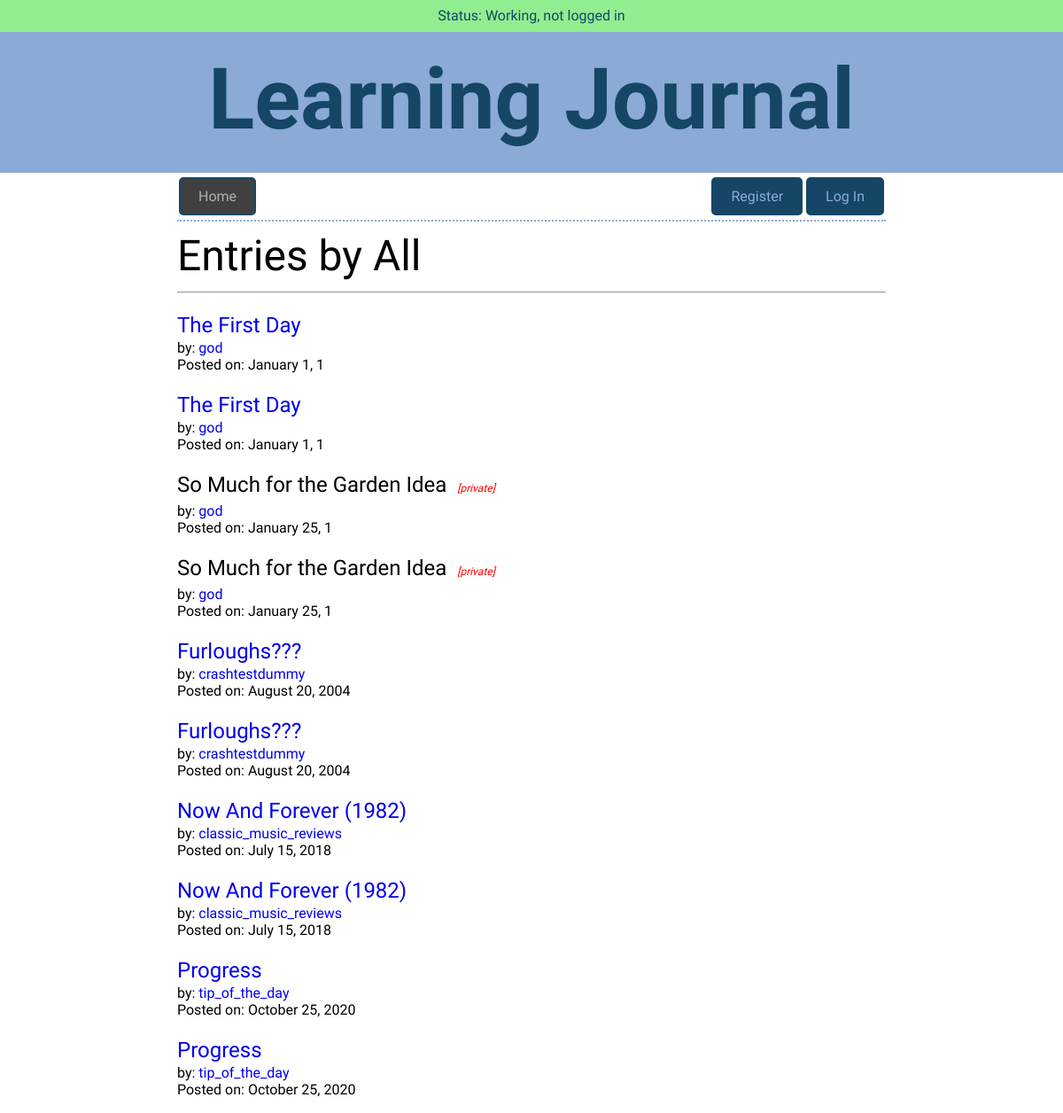
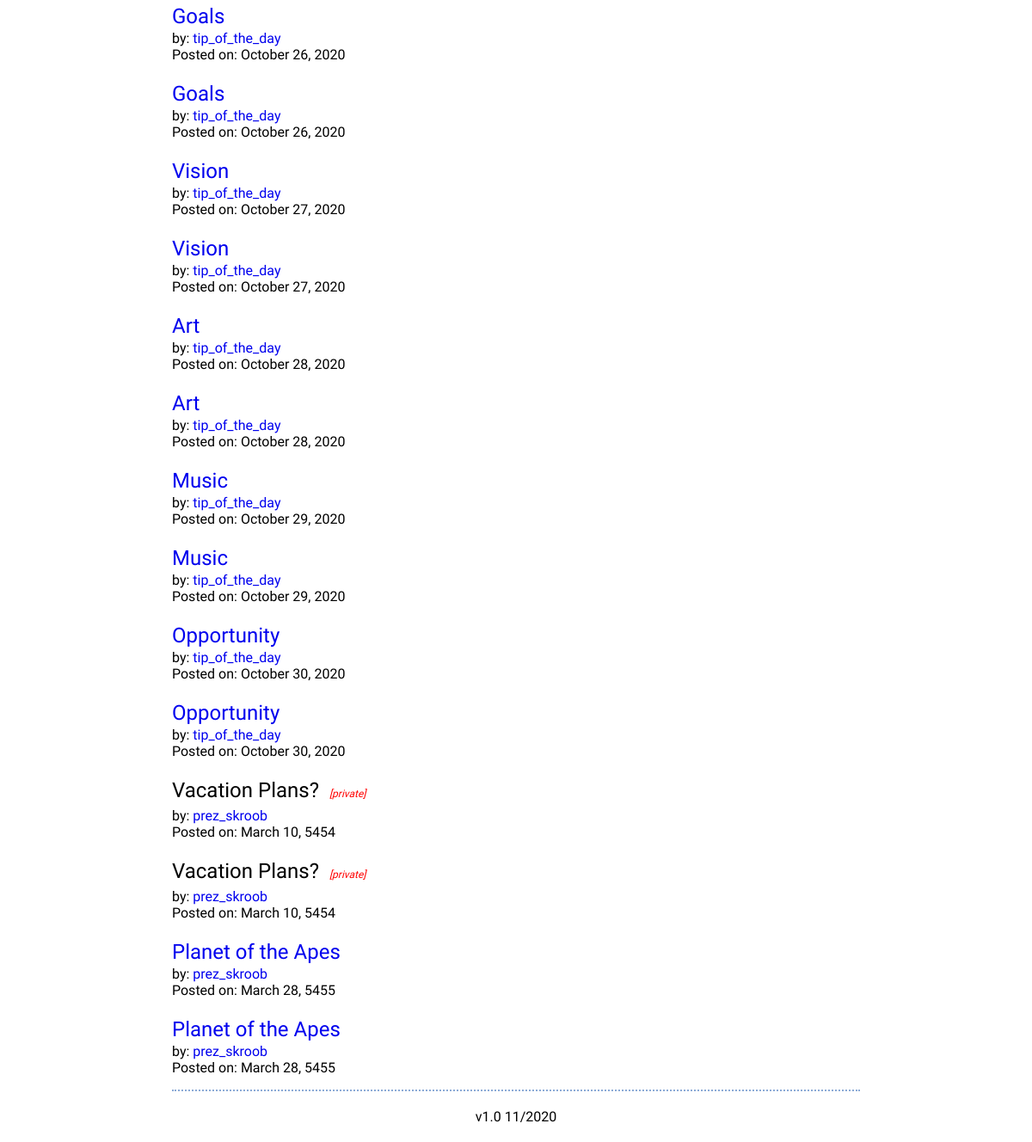
Before: / with the older database file (2 pictures, top to bottom).
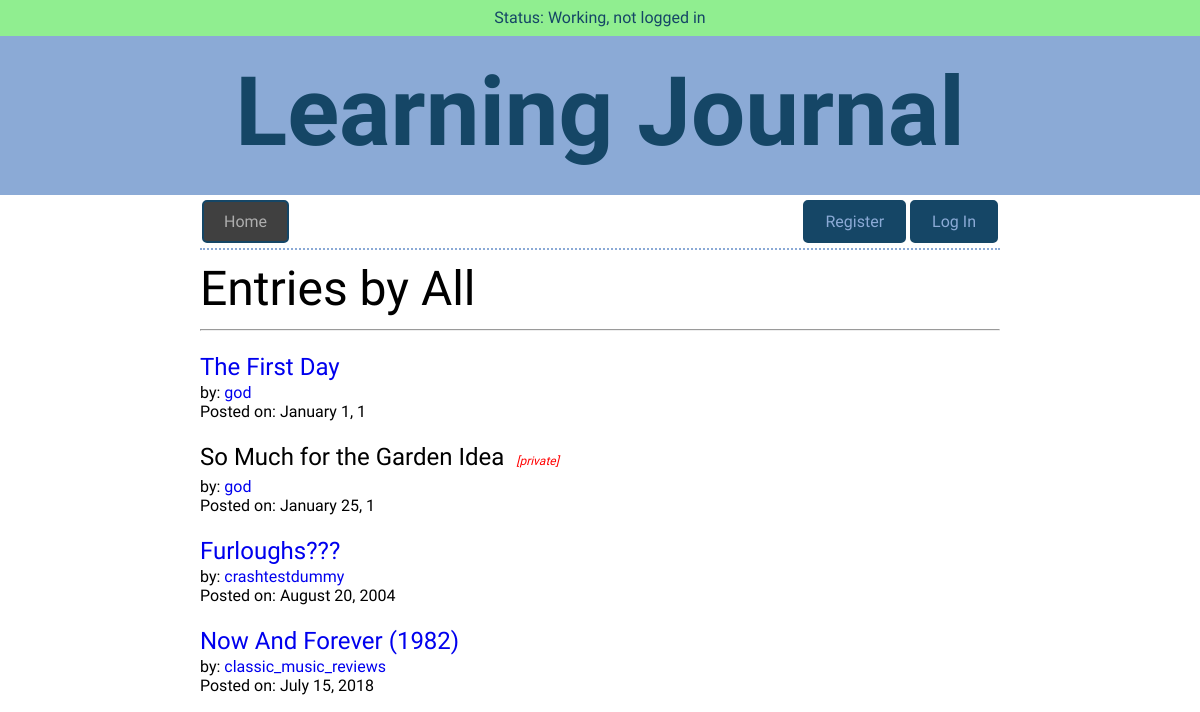
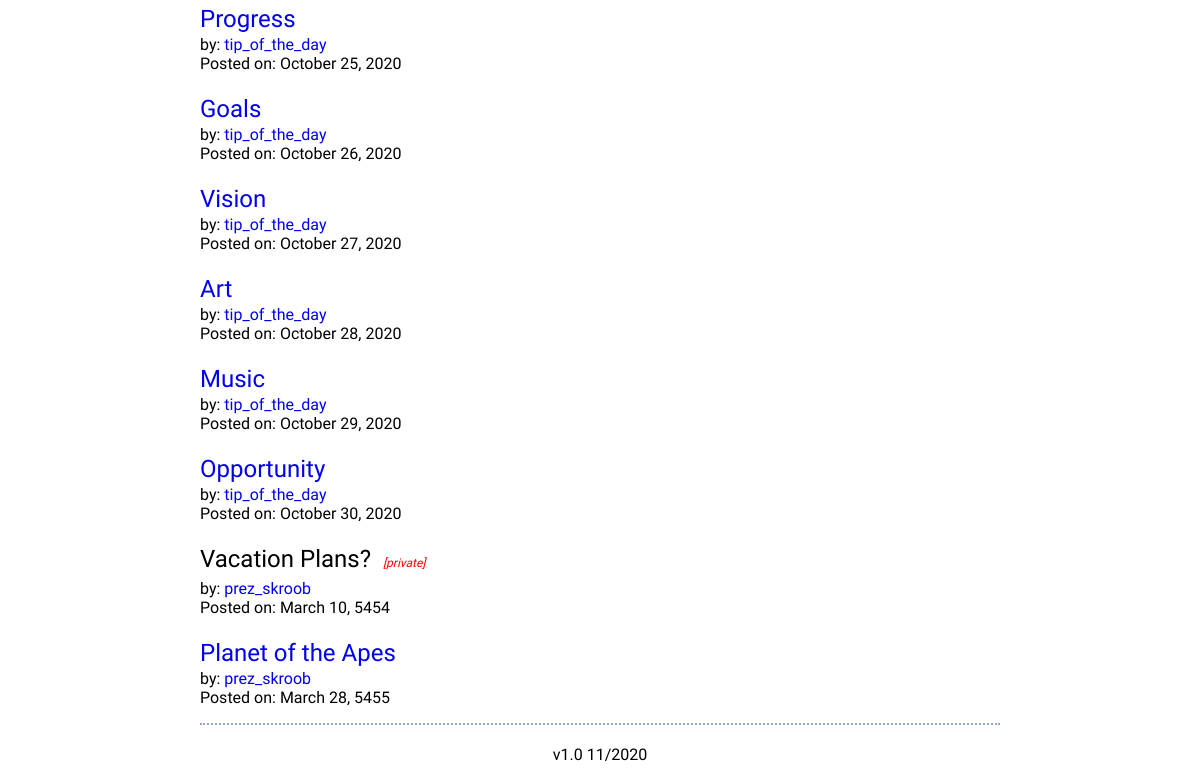
After: the same page with the newer database file (2 pictures, top to bottom).
### models.py (models this page shows, shortened)
class Entry(Model):
    id = AutoField()
    user = ForeignKeyField(User, backref="entries")
    title = CharField(max_length=256)
    date = DateField(default=datetime.date.today)
    time_spent = TimeField()
    learned = TextField()
    resources = TextField()
    tags = CharField(max_length=256)
    private = BooleanField(default=False)
    hidden = BooleanField(default=False)
    class Meta:
        database = DATABASE

class User(UserMixin, Model):
    id = AutoField()
    username = CharField(unique=True)
    password = CharField(max_length=100)
    god = BooleanField(default=False)
    class Meta:
        database = DATABASE

### app.py (the view)
@app.route("/")
def index(home=True):
    global last_route, cur_user, cur_entry, cur_tag
    last_route = "index"
    cur_user = None
    cur_entry = None
    cur_tag = None
    if current_user.is_authenticated:
        if current_user.god:
            entries = models.Entry.select().order_by(models.Entry.date.asc())
        else:
            entries = (models.Entry.select().where(
                ((models.Entry.hidden == False) &  # noqa (must use == )
                 (models.Entry.user != current_user.id)
                 ) |
                (models.Entry.user == current_user.id))
                       .order_by(models.Entry.date.asc()))
        return render_template(
            "listing.html", entries=entries, user=current_user.username,
            god=current_user.god, home=home, by="All")
    else:
        entries = models.Entry.select().where(
            models.Entry.hidden == False).order_by(
            models.Entry.date.asc())  # noqa E712 (must use == for peewee)
        return render_template("listing.html", entries=entries, user="",
                               god=False, home=home, by="All")

### app.py (called while the page is built)
@app.before_request
def before_request():
    g.db = models.DATABASE
    g.db.connect()
    g.user = current_user

@app.after_request
def after_request(response):
    g.db.close()
    return response

### templates/listing.html
{% extends "layout.html" %}
{% from "macros.html" import render_listing, nav_bar with context %}
{% block nav %}
    {{ nav_bar(home) }}
{% endblock %}
{% block content %}
    <div class="main">
    <h2>Entries by {{ by }}</h2>
    <hr>
    {% for entry in entries %}
        {{ render_listing(entry, user, god, by) }}
    {% endfor %}
    </div>
{% endblock %}

### templates/macros.html
{% macro nav_bar(home) %}
    <div class="nav-bar">
        {% if home == False %}
            <a class="button" href="{{ url_for('index') }}">Home</a>
        {% else %}
            <div class="button button-inactive">Home</div>
        {% endif %}
        {% if current_user.is_authenticated %}
            <a class="button button-right" href="{{ url_for('logout') }}">Log Out</a>
            <a class="button button-right" href="{{ url_for('create_entry') }}">New Entry</a>
        {% else %}
            <a class="button button-right" href="{{ url_for('login') }}">Log In</a>
            <a class="button button-right" href="{{ url_for('register') }}">Register</a>
        {% endif %}
    </div>
{% endmacro %}
{% macro render_listing(listing, user, god, by) %}
    <article class="listing">
        <h3>
            {% if (listing.private == False) or (listing.user.username == user) or (god == True) %}
                <a class="entry-link" href="/entries/{{ listing.id }}">
            {% endif %}
                {{ listing.title }}
            {% if (listing.private == False) or (listing.user.username == user) or (god == True) %}
                </a>
            {% else %}
                &nbsp;<span class="small">[private]</span>
            {% endif %}
        </h3>
        <p>
        {% if by == "All" %}
            by: <a href="{{ url_for('user_entries', user=listing.user.username) }}">
            {% if listing.user.username == user %}
                You
            {% else %}
                {{ listing.user.username }}
            {% endif %}</a><br>
        {% endif %}
        Posted on: <time datetime="{{ listing.date }}">{{ listing.date.strftime("%B %d").lstrip("0").replace(" 0", " ") }}, {{ listing.date.strftime("%Y") }}</time></p>
    </article>
{% endmacro %}

Changed rows visible on the page:
removed Entry: title "The First Day", {{ listing.user.username }} "god", date "January 1", date "1"
removed Entry: title "So Much for the Garden Idea", private "[private]", {{ listing.user.username }} "god", date "January 25", date "1"
removed Entry: title "Furloughs???", {{ listing.user.username }} "crashtestdummy", date "August 20", date "2004"
removed Entry: title "Now And Forever (1982)", {{ listing.user.username }} "classic_music_reviews", date "July 15", date "2018"
removed Entry: title "Progress", {{ listing.user.username }} "tip_of_the_day", date "October 25", date "2020"
removed Entry: title "Goals", {{ listing.user.username }} "tip_of_the_day", date "October 26", date "2020"
removed Entry: title "Vision", {{ listing.user.username }} "tip_of_the_day", date "October 27", date "2020"
removed Entry: title "Art", {{ listing.user.username }} "tip_of_the_day", date "October 28", date "2020"
removed Entry: title "Music", {{ listing.user.username }} "tip_of_the_day", date "October 29", date "2020"
removed Entry: title "Opportunity", {{ listing.user.username }} "tip_of_the_day", date "October 30", date "2020"
removed Entry: title "Vacation Plans?", private "[private]", {{ listing.user.username }} "prez_skroob", date "March 10", date "5454"
removed Entry: title "Planet of the Apes", {{ listing.user.username }} "prez_skroob", date "March 28", date "5455"
